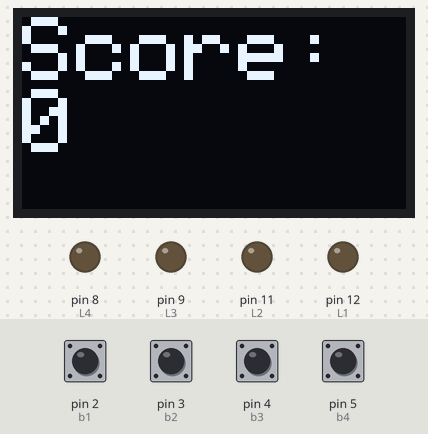
Recording of a sketch running on a simulated Arduino Uno, built with avr-gcc and run on an emulated ATmega328P. Shown: 128×64 one-colour display, output pins drawn as LEDs (lit = HIGH). The test bench sets the inputs (shaded band); at power-on: pin 2 (b1), pin 3 (b2), pin 4 (b3), pin 5 (b4) HIGH. Random numbers use the default seed unless the sketch sets one.

Above: at 1.2 s.
1.3 s: pin 2 (b1) pulled LOW for 0.15 s
At 2.1 s:
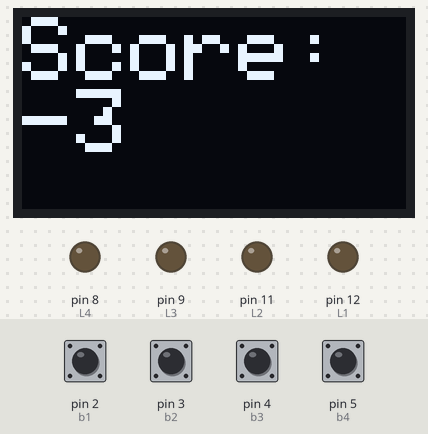
2.9 s: pin 3 (b2) pulled LOW for 0.15 s
At 3.3 s:
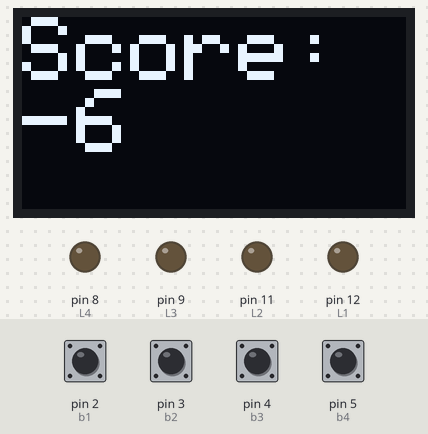
6.0 s: pin 4 (b3) pulled LOW for 0.15 s
At 6.4 s:
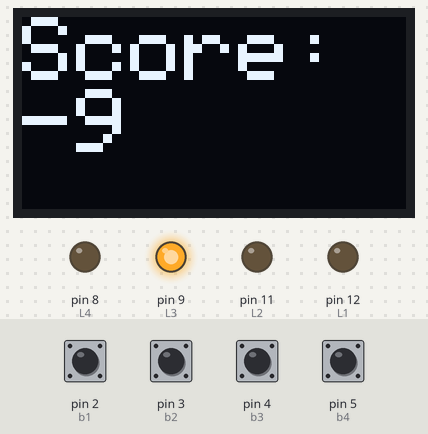
9.1 s: pin 5 (b4) pulled LOW for 0.15 s
At 9.6 s:
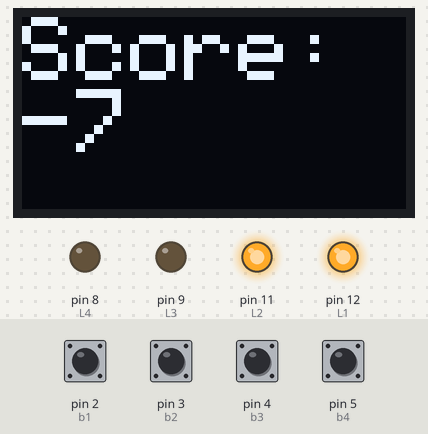
12.2 s: pin 2 (b1) pulled LOW for 1 s
At 12.8 s:
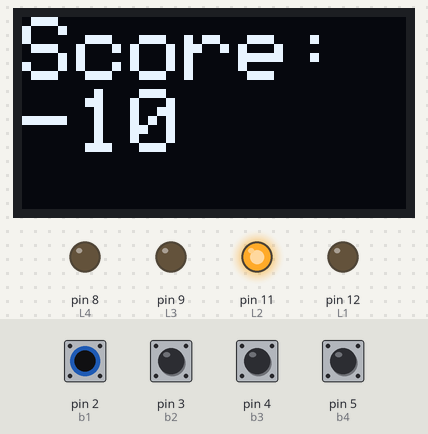
15.0 s: pin 4 (b3) pulled LOW for 1 s
At 18.9 s:
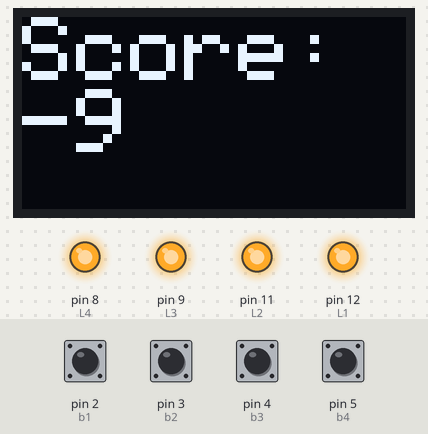
Timing chart, 0 to 29.4 s (numbered marks = the images above; inputs shaded):
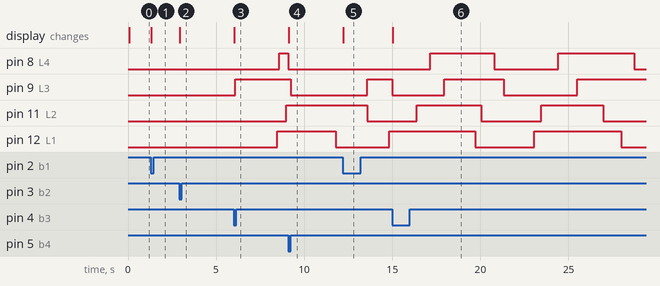

Measured:
- after the input at 1.3 s, the display: changes at once (image 1)
- after the input at 2.9 s, the display: changes at once (image 2)
- after the input at 6.0 s, the display: changes at once (image 3)
- after the input at 9.1 s, the display: changes at once (image 4)
- after the input at 12.2 s, the display: changes at once (image 5)
- after the input at 15.0 s, the display: changes at once (image 6)
- by itself, pin 11 (L2): alternates HIGH for 3.6 s and LOW for 3.4 s

The sketch:

ReactionTimerGame.ino
```cpp
#include <Wire.h>
#include <Adafruit_GFX.h>
#include <Adafruit_SSD1306.h>

#define SCREEN_WIDTH 128 // OLED display width, in pixels
#define SCREEN_HEIGHT 64 // OLED display height, in pixels

#define OLED_RESET     -1
#define SCREEN_ADDRESS 0x3C
Adafruit_SSD1306 display(SCREEN_WIDTH, SCREEN_HEIGHT, &Wire, OLED_RESET);

void displayScore(int score); //Initalizes the function for later


int b1 = 2;   //Define button input pins
int b2 = 3;
int b3 = 4;
int b4 = 5;

int buttons[4] = { b1, b2, b3, b4 };  //Array of button pins

int L1 = 12;    //Define LED output pins
int L2 = 11;
int L3 = 9;
int L4 = 8;

bool LEDstates[4] = {false, false, false, false}; //Array of LED activation states

bool lastButtonState[4] = {true, true, true, true}; //Last state of each button
int LED[4] = { L1, L2, L3, L4 };  //Array of LED pins
unsigned long event[4] = { 0, 0, 0, 0 }; //Tracks the last change in button state
unsigned long duration[4] = { 0, 0, 0, 0 }; //Tracks the duration for the LED to be on for
unsigned long offDuration[4] = { 0, 0, 0, 0 };  //Tracks the duration for the LED to be off for
unsigned long startTime[4] = { 0, 0, 0, 0 };
int score = 0;  //Variable to track score
unsigned long reactionTime = 0;

int lastScore = -1;


void setup() {
  // put your setup code here, to run once:
  Serial.begin(9600);
  pinMode(b1, INPUT_PULLUP);    //Set button pins at inputs with a pullup resistor
  pinMode(b2, INPUT_PULLUP);
  pinMode(b3, INPUT_PULLUP);
  pinMode(b4, INPUT_PULLUP);


  pinMode(L1, OUTPUT);    //Set LED pins as outputs
  pinMode(L2, OUTPUT);
  pinMode(L3, OUTPUT);
  pinMode(L4, OUTPUT);


  randomSeed(analogRead(A0)); //Seed for random timing

//Set the LEDs to off and determines the off duration
  for (int i = 0; i < 4; i++) {
    LEDstates[i] = false;
    event[i] = millis();
    offDuration[i] = random(5000, 10001); //Random off time between 5-10 seconds
    digitalWrite(LED[i], LOW);
  }


  // Initialize the OLED display
  if (!display.begin(SSD1306_SWITCHCAPVCC, 0x3C)) {  // 0x3C is your screen's I2C address
    Serial.println(F("SSD1306 allocation failed"));
    while (true); // Stop if display initialization failed
  }

  display.clearDisplay();  // Clear the buffer
  display.display();       // Push buffer to the screen
}

void loop() {
  for (int i = 0; i < 4; i++) {
    bool currentState = digitalRead(buttons[i]);  //Records current button state

    /*If LED is on and the current time is greater than the on duration and
    the time until last event, turns off LED for a random duration between 2.5-5 seconds*/
    if (LEDstates[i]) {
      if (millis() >= event[i] + duration[i]) {
        digitalWrite(LED[i], LOW);
        LEDstates[i] = false;
        event[i] = millis();
        offDuration[i] = random(2500, 5001);
      }
    } else {
      /* If the LED is off and the current time exceeds the off duration,
      turn the LED on for a random time between 2.5-5 seconds */
      if (millis() >= event[i] + offDuration[i]) {
        digitalWrite(LED[i], HIGH);
        LEDstates[i] = true;
        duration[i] = random(2500, 5001);
        event[i] = millis();
        startTime[i] = millis();
      }
    }


    if (currentState == LOW && lastButtonState[i] == HIGH) { //Detect button press
      //If button press is detected and LED is on, turns off the LED and rewards points based on the speed of the button press
      if (LEDstates[i]) {
        digitalWrite(LED[i], LOW);
        LEDstates[i] = false;
        reactionTime = millis() - startTime[i];
        score += (duration[i] - reactionTime) / 1000;
      } else {  //If the LED is off and the button is pressed, deducts 3 points
        score -= 3;
      }
    }

    lastButtonState[i] = currentState; //Save state for next loop
  }

  // Updates the display only if the score is changed
  if (score != lastScore) {
    lastScore = score;
    displayScore(score);
  }
}


//Function to display score on LCD screen
void displayScore(int score) {
  display.clearDisplay();
  display.setTextSize(3);
  display.setTextColor(SSD1306_WHITE);  // Set text color
  display.setCursor(0, 0);              // Set text start position
  display.print("Score: ");             // Print label
  display.print(score);                 // Print score value
  display.display();                    // Push buffer to screen
}
```
